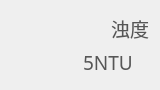
           <widget class="QWidget" name="Turbidity" native="true">
            <property name="minimumSize">
             <size>
              <width>160</width>
              <height>90</height>
             </size>
            </property>
            <property name="maximumSize">
             <size>
              <width>160</width>
              <height>90</height>
             </size>
            </property>
            <property name="font">
             <font>
              <pointsize>11</pointsize>
             </font>
            </property>
            <property name="styleSheet">
             <string notr="true">#Turbidity
{
	background-color: rgb(255, 255, 255);
	border-radius: 14px;
	border:1px solid rgb(217, 217, 217);
}</string>
            </property>
            <layout class="QGridLayout" name="gridLayout_8">
             <item row="0" column="0">
              <widget class="QLabel" name="Turbidity_icon">
               <property name="minimumSize">
                <size>
                 <width>50</width>
                 <height>50</height>
                </size>
               </property>
               <property name="maximumSize">
                <size>
                 <width>50</width>
                 <height>50</height>
                </size>
               </property>
               <property name="font">
                <font>
                 <pointsize>6</pointsize>
                </font>
               </property>
               <property name="text">
                <string/>
               </property>
               <property name="pixmap">
                <pixmap resource="resource/resource.qrc">:/first/env_page/water_turbidness.png</pixmap>
               </property>
               <property name="scaledContents">
                <bool>true</bool>
               </property>
              </widget>
             </item>
             <item row="0" column="1">
              <layout class="QVBoxLayout" name="verticalLayout_7">
               <item>
                <widget class="QLabel" name="Turbidity_title">
                 <property name="font">
                  <font>
                   <family>字魂布丁体(商用需授权)</family>
                   <pointsize>14</pointsize>
                  </font>
                 </property>
                 <property name="styleSheet">
                  <string notr="true">color: rgb(86, 86, 86);</string>
                 </property>
                 <property name="text">
                  <string>浊度</string>
                 </property>
                 <property name="alignment">
                  <set>Qt::AlignRight|Qt::AlignTrailing|Qt::AlignVCenter</set>
                 </property>
                </widget>
               </item>
               <item>
                <widget class="QLabel" name="Turbidity_data">
                 <property name="font">
                  <font>
                   <family>zihunbudingti</family>
                   <pointsize>14</pointsize>
                  </font>
                 </property>
                 <property name="styleSheet">
                  <string notr="true">color: rgb(86, 86, 86);</string>
                 </property>
                 <property name="text">
                  <string>5NTU</string>
                 </property>
                 <property name="alignment">
                  <set>Qt::AlignCenter</set>
                 </property>
                </widget>
               </item>
              </layout>
             </item>
            </layout>
           </widget>
